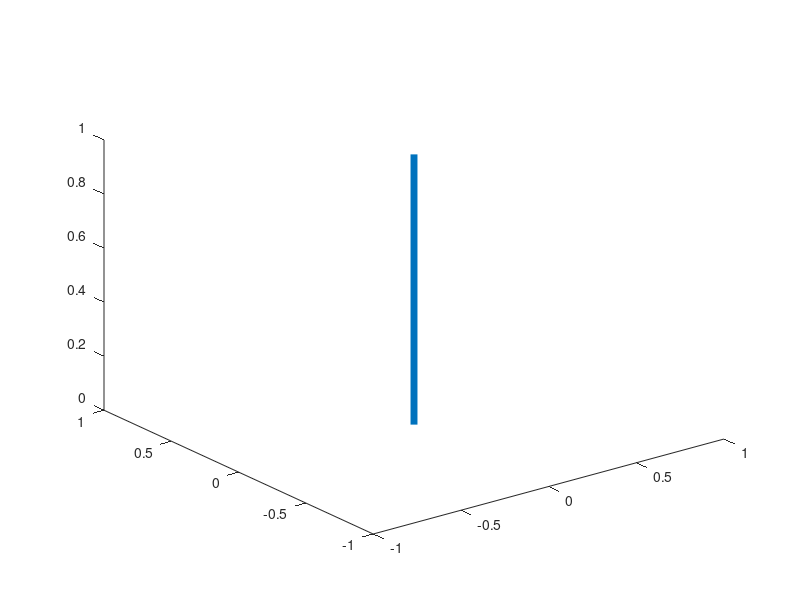

MATLAB code to generate this figure: (Note: this script raises an error after producing the figure.)
function MouseInteraction_Lasers
% Makes a laser turret that shoots when you click different points on the
% plot. Just a demo for mouse interaction made for MAE 5730.
%
% Matt Sheen, 2018

close all;

% Make figure and axes and plot graphics objects.
fig = figure;
ax = axes;
pl = plot3([0,0],[0,0],[0,1], 'LineWidth', 5);
ax.ZLim = [0 6]; % Change the 3D axis limits.
ax.YLim = [-5 5];
ax.XLim = [-5 5];

daspect([1,1,1]); % Make sure no axis is stretched more than others.
grid on

% KEY LINE: Assign the function which gets called when the mouse button is
% pressed down.
fig.WindowButtonDownFcn = @mouseCallback;

%% Animation loop
hold on;
laserVec = {};
step = 0.02;
% Animation loop
while ishandle(fig) % Keeps going until someone exits the figure window.
    for i = 1:length(laserVec) % Iterate over all laser shots.
        
        thisBullet = laserVec{i}{2}; % Plot for this laser shot.
        thisShootVec = laserVec{i}{1}; % Vector of its direction.
        
        % Update the plot by moving the laser shot from its current
        % location slightly in the direction of the shootVec.
        thisBullet.XData = thisShootVec(1) * step + thisBullet.XData;
        thisBullet.YData = thisShootVec(2) * step + thisBullet.YData;
        thisBullet.ZData = thisShootVec(3) * step + thisBullet.ZData;
    end
    pause(0.02);
end


%% KEY LINES: This function gets called when the mouse button is pressed down.
    function mouseCallback(src, data) % src tells us what graphics object triggered the event. data tells us more info about the event. Both are structures.
        clickVec = ax.CurrentPoint; % CurrentPoint is the location of the mouse in the axes.
                                    % CurrentPoint contains two points ---
                                    % these define a ray going from the
                                    % view camera to the click projection
                                    % on the axis. In 2D, you can basically
                                    % use either.
       
        % If we had done fig.CurrentPoint we would have gotten mouse location in 
        % PIXEL coordinates in the figure window.
        
        
        % Make {shootVector, plotforshot}, i.e.
        % Define a ray going from the "laser turret" to the click location.
        % Also create a new plot3 with a single point starting at the laser
        % turret. Smoosh these in a cell array for convenience.
        laserVec{end + 1} = {clickVec(2,:) - [pl.XData(end), pl.YData(end), pl.ZData(end)],  plot3(pl.XData(end), pl.YData(end), pl.ZData(end), '.', 'MarkerSize', 20)};
    end
end